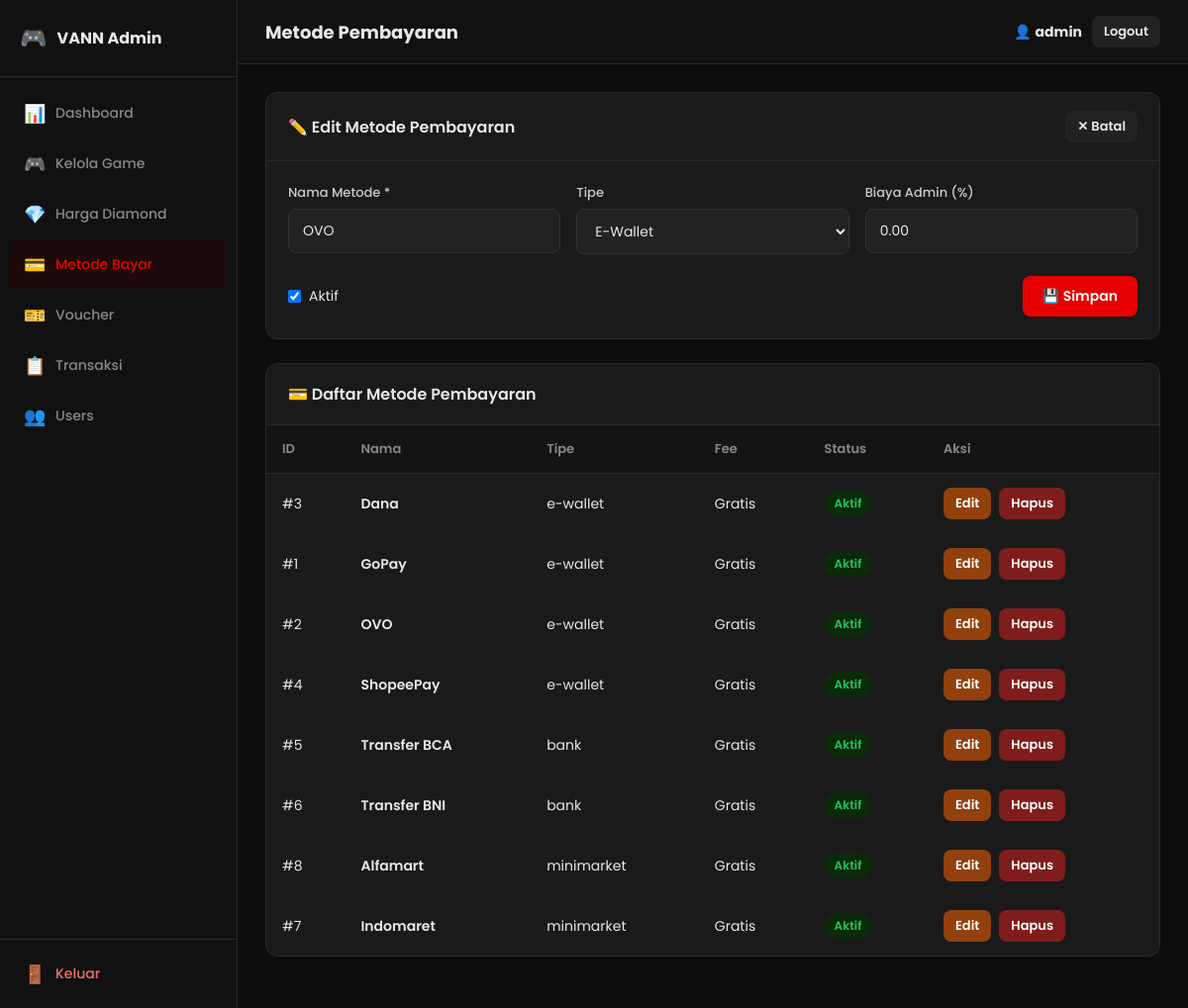
The app's page /admin/?page=payments&edit=2 with its own data.
### tables this page shows
CREATE TABLE IF NOT EXISTS payment_methods (
    method_id INT AUTO_INCREMENT PRIMARY KEY,
    method_name VARCHAR(100) NOT NULL,
    method_type ENUM('e-wallet','bank','minimarket','crypto') DEFAULT 'e-wallet',
    is_active TINYINT(1) DEFAULT 1,
    fee_pct DECIMAL(5,2) DEFAULT 0.00,
    created_at DATETIME DEFAULT NOW()
);

### config/helpers.php (called while the page is built, shortened)
<?php
function esc(string $str): string {
    return htmlspecialchars($str, ENT_QUOTES, 'UTF-8');
}

### admin/pages/payments.php (the view, shortened to what this page needs)
<?php
$edit = null;
if (isset($_GET['edit'])) {
    $eid  = intval($_GET['edit']);
    $edit = $conn->query("SELECT * FROM payment_methods WHERE method_id=$eid")->fetch_assoc();
}
$methods = $conn->query("SELECT * FROM payment_methods ORDER BY method_type, method_name");
?>
<div class="section-card" style="margin-bottom:24px;">
  <div class="section-header">
    <h2><?= $edit ? '✏️ Edit Metode Pembayaran' : '➕ Tambah Metode Pembayaran' ?></h2>
    <?php if ($edit): ?><a href="?page=payments" class="btn btn-sm btn-secondary">✕ Batal</a><?php endif; ?>
  </div>
  <form method="POST">
    <div class="form-grid">
      <div class="field">
        <label>Nama Metode *</label>
        <input type="text" name="method_name" value="<?= esc($edit['method_name'] ?? '') ?>" placeholder="Contoh: GoPay" required>
      </div>
      <div class="field">
        <label>Tipe</label>
        <select name="method_type">
          <?php foreach (['e-wallet'=>'E-Wallet','bank'=>'Transfer Bank','minimarket'=>'Minimarket','crypto'=>'Crypto'] as $v=>$l): ?>
          <option value="<?= $v ?>" <?= (($edit['method_type'] ?? 'e-wallet') === $v) ? 'selected' : '' ?>><?= $l ?></option>
          <?php endforeach; ?>
        </select>
      </div>
      <div class="field">
        <label>Biaya Admin (%)</label>
        <input type="number" name="fee_pct" value="<?= $edit['fee_pct'] ?? 0 ?>" step="0.01" min="0" placeholder="0 = gratis">
      </div>
    </div>
    <div style="display:flex;gap:20px;padding:0 22px 22px;align-items:center;">
      <label style="display:flex;align-items:center;gap:8px;font-size:14px;cursor:pointer;">
        <input type="checkbox" name="is_active" <?= (($edit['is_active'] ?? 1) ? 'checked' : '') ?>> Aktif
      </label>
      <button type="submit" class="btn btn-primary" style="margin-left:auto;">
        <?= $edit ? '💾 Simpan' : '➕ Tambah' ?>
      </button>
    </div>
  </form>
</div>
<div class="section-card">
  <div class="section-header"><h2>💳 Daftar Metode Pembayaran</h2></div>
  <div class="table-wrap">
    <table>
      <thead>
        <tr><th>ID</th><th>Nama</th><th>Tipe</th><th>Fee</th><th>Status</th><th>Aksi</th></tr>
      </thead>
      <tbody>
        <?php if ($methods->num_rows === 0): ?>
        <tr><td colspan="6"><div class="empty-state"><div class="icon">💳</div><p>Belum ada metode pembayaran.</p></div></td></tr>
        <?php else: ?>
        <?php while ($m = $methods->fetch_assoc()): ?>
        <tr>
          <td>#<?= $m['method_id'] ?></td>
          <td style="font-weight:600;"><?= esc($m['method_name']) ?></td>
          <td><?= esc($m['method_type']) ?></td>
          <td><?= $m['fee_pct'] > 0 ? $m['fee_pct'].'%' : 'Gratis' ?></td>
          <td>
            <a href="?page=payments&toggle=<?= $m['method_id'] ?>" style="text-decoration:none;">
              <span class="badge-status <?= $m['is_active'] ? 'badge-active' : 'badge-inactive' ?>">
                <?= $m['is_active'] ? 'Aktif' : 'Nonaktif' ?>
              </span>
            </a>
          </td>
          <td>
            <div class="cell-actions">
              <a href="?page=payments&edit=<?= $m['method_id'] ?>" class="btn btn-sm btn-warning">Edit</a>
              <a href="?page=payments&delete=<?= $m['method_id'] ?>" class="btn btn-sm btn-danger"
                 onclick="return confirm('Hapus metode ini?')">Hapus</a>
            </div>
          </td>
        </tr>
        <?php endwhile; ?>
        <?php endif; ?>
      </tbody>
    </table>
  </div>
</div>

### admin/assets/admin.css (style rules this page uses)
:root { --bg: #0d0d0d; --sidebar-bg: #111; --sidebar-w: 240px; --card-bg: #1a1a1a; --card-bg2: #222; --border: #2a2a2a; --text: #e8e8e8; --text-muted: #888; --red: #e60000; --red-dark: #b00; --green: #22c55e; --blue: #3b82f6; --yellow: #f59e0b; --radius: 12px; }
*, *::before, *::after { margin:0; padding:0; box-sizing:border-box; }
html { font-size: 15px; }
body { background:var(--bg); color:var(--text); font-family:'Poppins',Arial,sans-serif; display:flex; min-height:100vh; }
.section-card { background:var(--card-bg); border-radius:var(--radius); border:1px solid var(--border); overflow:hidden; margin-bottom:24px; }
.section-header { display:flex; align-items:center; justify-content:space-between; padding:18px 22px; border-bottom:1px solid var(--border); }
.section-header h2 { font-size:16px; font-weight:600; }
.form-grid { display:grid; grid-template-columns:repeat(auto-fit,minmax(240px,1fr)); gap:16px; padding:22px; }
.field { display:flex; flex-direction:column; gap:6px; }
.field label { font-size:13px; font-weight:500; color:#ccc; }
.field input, .field select, .field textarea { padding:11px 14px; background:var(--card-bg2); border:1px solid #333; border-radius:8px; color:var(--text); font-size:14px; font-family:inherit; outline:none; transition:border-color .2s; }
.btn { display:inline-flex; align-items:center; gap:6px; padding:10px 20px; border:none; border-radius:8px; font-size:14px; font-weight:600; cursor:pointer; transition:all .2s; text-decoration:none; font-family:inherit; }
.btn-primary { background:var(--red); color:#fff; }
.btn-warning { background:#92400e; color:#fff; }
.btn-danger { background:#7f1d1d; color:#fff; }
.btn-secondary { background:var(--card-bg2); color:var(--text); }
.btn-sm { padding:6px 12px; font-size:13px; }
.table-wrap { overflow-x:auto; }
table { width:100%; border-collapse:collapse; }
thead th { padding:14px 16px; text-align:left; font-size:13px; font-weight:600; color:var(--text-muted); background:#141414; border-bottom:1px solid var(--border); }
tbody td { padding:14px 16px; font-size:14px; border-bottom:1px solid #1e1e1e; vertical-align:middle; }
tbody tr:last-child td { border-bottom:none; }
.cell-actions { display:flex; gap:8px; }
.badge-status { padding:4px 10px; border-radius:20px; font-size:12px; font-weight:600; display:inline-block; }
.badge-active { background:#0a2a0a; color:var(--green); }

### records on screen
payment_methods: method_name "OVO", method_type "E-Wallet", fee_pct "0.00", is_active "☑", method_id "2", method_type "e-wallet", shows "Gratis", shows "Aktif"
payment_methods: method_id "3", method_name "Dana", method_type "e-wallet", fee_pct "Gratis", is_active "Aktif"
payment_methods: method_id "1", method_name "GoPay", method_type "e-wallet", fee_pct "Gratis", is_active "Aktif"
payment_methods: method_id "4", method_name "ShopeePay", method_type "e-wallet", fee_pct "Gratis", is_active "Aktif"
payment_methods: method_id "5", method_name "Transfer BCA", method_type "bank", fee_pct "Gratis", is_active "Aktif"
payment_methods: method_id "6", method_name "Transfer BNI", method_type "bank", fee_pct "Gratis", is_active "Aktif"
payment_methods: method_id "8", method_name "Alfamart", method_type "minimarket", fee_pct "Gratis", is_active "Aktif"
payment_methods: method_id "7", method_name "Indomaret", method_type "minimarket", fee_pct "Gratis", is_active "Aktif"

### other values on screen
$m['icon'] "📊"
$m['label'] "Dashboard"
$m['icon'] "🎮"
$m['label'] "Kelola Game"
$m['icon'] "💎"
$m['label'] "Harga Diamond"
$m['icon'] "💳"
$m['label'] "Metode Bayar"
$m['icon'] "🎫"
$m['label'] "Voucher"
$m['icon'] "📋"
$m['label'] "Transaksi"
$m['icon'] "👥"
$m['label'] "Users"
$pageTitle "Metode Pembayaran"
